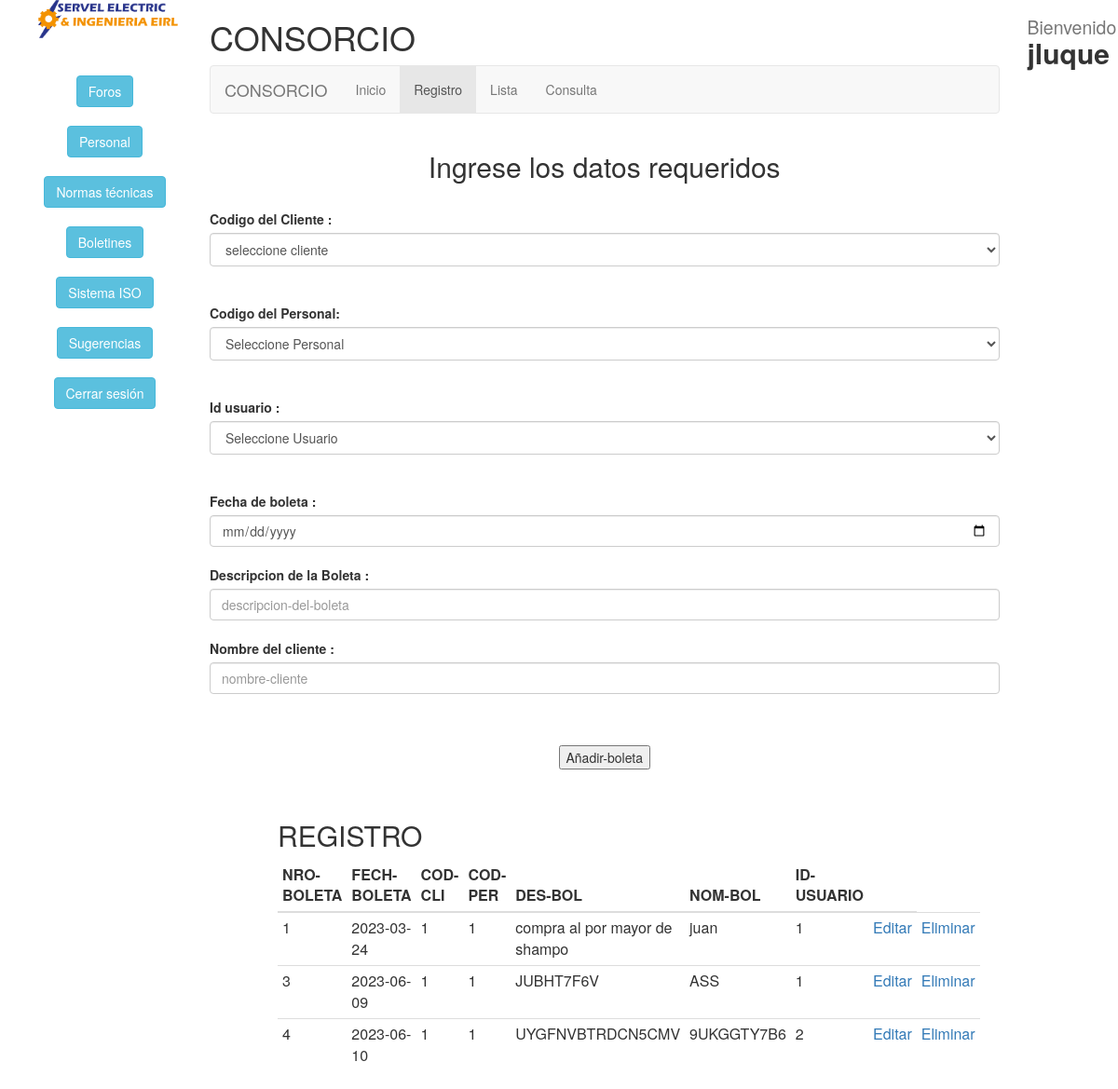
Page /boleta.php (signed in) on the committed database.
### tables this page shows
CREATE TABLE `boleta` (
  `nrobol` int(11) NOT NULL,
  `fecbol` date NOT NULL,
  `codcli` int(11) NOT NULL,
  `codper` int(11) NOT NULL,
  `desbol` varchar(200) NOT NULL,
  `nombol` varchar(50) NOT NULL,
  `idusuario` int(11) NOT NULL
);

### boleta.entidad.php (called while the page is built, shortened)
<?php
    class Boleta
    {
        public function __GET($k){
            return $this->$k;
        }
        public function __SET($k,$v){
            return $this->$k = $v;
        }
    }
?>

### boleta.model.php (called while the page is built, shortened)
<?php
    class BoletaModel
    {
        private $pdo;
        public function __CONSTRUCT()
        {
            try
            {
                $this->pdo = new PDO('mysql:host=localhost;dbname=consorcio','root','');
                $this->pdo->setAttribute(PDO::ATTR_ERRMODE, PDO::ERRMODE_EXCEPTION);
            }
            catch(Exception $e)
            {
                die($e->getMessage());
            }
        }
        public function Listar(){
            try
            {
              $result = array();
              $stm = $this->pdo->prepare("SELECT * FROM boleta");
              $stm->execute();
              foreach($stm->fetchAll(PDO::FETCH_OBJ) as $r)
                {
                  $alm = new boleta();
                  $alm->__SET('nrobol', $r->nrobol);
                  $alm->__SET('fecbol', $r->fecbol);
                  $alm->__SET('codcli', $r->codcli);
                  $alm->__SET('codper', $r->codper);
                  $alm->__SET('desbol', $r->desbol);
                  $alm->__SET('nombol', $r->nombol);
                  $alm->__SET('idusuario', $r->idusuario);
                  $result[] = $alm;
                }
                return $result;
            }
            catch(Exception $e)
            {
              die($e->getMessage());
            }
        }
    }
?>

### boleta.php (the view, shortened to what this page needs)
<?php
    if(isset($_SESSION['usuario'])){
?>
<?php
    require_once 'boleta.entidad.php';
    require_once 'boleta.model.php';
    $alm = new Boleta();
    $model = new BoletaModel();
?>
<html>
	<head>
		<link rel="stylesheet" href="css/bootstrap.min.css" />
	</head>
	<body>
        <div class="container">
           <div class="row">
                <div class="col-md-2">
                    <center>
                        <img src="INICIO/img/img-header/logo-servel-electric.png" class="img img-responsive"><br><br>
                        <a href="#" class="btn btn-info" role="button">Foros</a><br> <br>
                        <a href="#" class="btn btn-info" role="button">Personal</a><br><br>
                        <a href="#" class="btn btn-info" role="button">Normas técnicas</a><br> <br>
                        <a href="#" class="btn btn-info" role="button">Boletines</a><br> <br>
                        <a href="#" class="btn btn-info" role="button">Sistema ISO</a> <br><br>
                        <a href="#" class="btn btn-info" role="button">Sugerencias</a> <br><br>
                        <a href="logout.php" class="btn btn-info" role="button">Cerrar sesión</a> <br>
                    </center>
                </div>
                <div class="col-md-9">
                    <h1>CONSORCIO</h1>
                   <nav class="navbar navbar-default">
                        <div class="container-fluid">
                            <div class="navbar-header">
                                <a class="navbar-brand" href="#">CONSORCIO</a>
                            </div>
                                <ul class="nav navbar-nav">
                                <li><a href="panel.php">Inicio</a></li>
                                <li class="active"><a href="registro.php">Registro</a></li>
                                <li><a href="lista.php">Lista</a></li>
                                <li><a href="consulta.php">Consulta</a></li>
                            </ul>
                        </div>
                    </nav>
                    <div class="row">
                        <div class="col-md-12">
                            <form action="?action=<?php echo $alm->nrobol ?'actualizar' : 'registrar'; ?>" method="post" role="form" enctype="multipart/form-data">
                                <center><h2>Ingrese los datos requeridos</h2></center>
                                <fieldset class="form-group">
                                      value="<?php echo $alm->__GET('nrobol'); ?>"><br>
                                    <label for="codcli" >Codigo del Cliente :</label>
                                    <select name="codcli" values="<?php echo $alm->__GET('codcli'); ?>"
                                             size="1" class="form-control" >
                                    <option required >seleccione cliente</option>
                                     </select>
                                    <br>
                                    <br>
                                    <label for="codper" >Codigo del Personal:</label>
                                    <select name="codper" values="<?php echo $alm->__GET('codper'); ?>"
                                         size="1" class="form-control">
                                    <option required>Seleccione Personal</option>
                                     </select>
                                    <br><br>
                                    <label  for="idusuario" >Id usuario :</label>
                                    <select name="idusuario" values="<?php echo $alm->__GET('idusuario'); ?>"
                                             size="1" class="form-control">
                                    <option required>Seleccione Usuario</option>
                                     </select>
                                     <br>
                                     <br>
                                     <label for="fecbol" >Fecha de boleta :</label>
                                    <input type="date" name="fecbol" placeholder=""
                                    required size="10" class="form-control"
                                    value="<?php echo $alm->__GET('fecbol'); ?>"><br>
                                     <label for="desbol" >Descripcion de la Boleta :</label>
                                    <input type="text" name="desbol" placeholder="descripcion-del-boleta"
                                    required size="10" class="form-control"
                                    value="<?php echo $alm->__GET('desbol'); ?>"><br>
                                    <label for="nombol" >Nombre del cliente :</label>
                                    <input type="text" name="nombol" placeholder="nombre-cliente"
                                    required size="10" class="form-control"
                                    value="<?php echo $alm->__GET('nombol'); ?>"><br>
                                    <br>
                                </fieldset>
                                 <center>
                                     <input type="submit" value="Añadir-boleta"><br><br>
                                 </center>
                            </form>
                        </div>
                    </div>
                    <div class="row">
                        <div class="col-md-1"></div>
                        <div class="col-md-10">
                            <header>
                                <h2>REGISTRO</h2>
                            </header>
                            <table class="table table-condensed">
                                <thead>
                                    <tr>
                                        <th>NRO-BOLETA</th>
                                        <th>FECH-BOLETA</th>
                                        <th>COD-CLI</th>
                                        <th>COD-PER</th>
                                        <th>DES-BOL</th>
                                        <th>NOM-BOL</th>
                                        <th>ID-USUARIO</th>
                                        <th></th>
                                    </tr>
                                </thead>
                                <?php foreach($model->Listar() as $r): ?>
                                <tr>
                                    <td><?php echo $r->__GET('nrobol'); ?></td>
                                    <td><?php echo $r->__GET('fecbol'); ?></td>
                                    <td><?php echo $r->__GET('codcli'); ?></td>
                                    <td><?php echo $r->__GET('codper'); ?></td>
                                    <td><?php echo $r->__GET('desbol'); ?></td>
                                    <td><?php echo $r->__GET('nombol'); ?></td>
                                    <td><?php echo $r->__GET('idusuario'); ?></td>
                                    <td>
                                        <a href="?action=editar&nrobol=<?php echo $r->nrobol; ?>">Editar</a>
                                    </td>
                                    <td>
                                        <a href="?action=eliminar&nrobol=<?php echo $r->nrobol; ?>">Eliminar</a>
                                    </td>
                                </tr>
                                <?php endforeach; ?>
                            </table>
                        </div>
                        <div class="col-md-1"></div>
                    </div>
                </div>
                <div class="col-md-1">
                    <header>
                        <h2><small>Bienvenido </small><b><?php echo $_SESSION['usuario']; ?></b></h2>
					</header>
                </div>
            </div>
        </div>
	</body>
</html>
<?php
}
else{
echo '<script>window.location="iniciar.php"; </script>';
}
?>

### rows in the picture
boleta: __GET "1", __GET "2023-03-24", __GET "compra al por mayor de shampo", __GET "juan"
boleta: __GET "3", __GET "2023-06-09", __GET "1", __GET "JUBHT7F6V", __GET "ASS"
boleta: __GET "4", __GET "2023-06-10", __GET "1", __GET "UYGFNVBTRDCN5CMV", __GET "9UKGGTY7B6", __GET "2"

### other values in the picture
$_SESSION['usuario'] "jluque"
